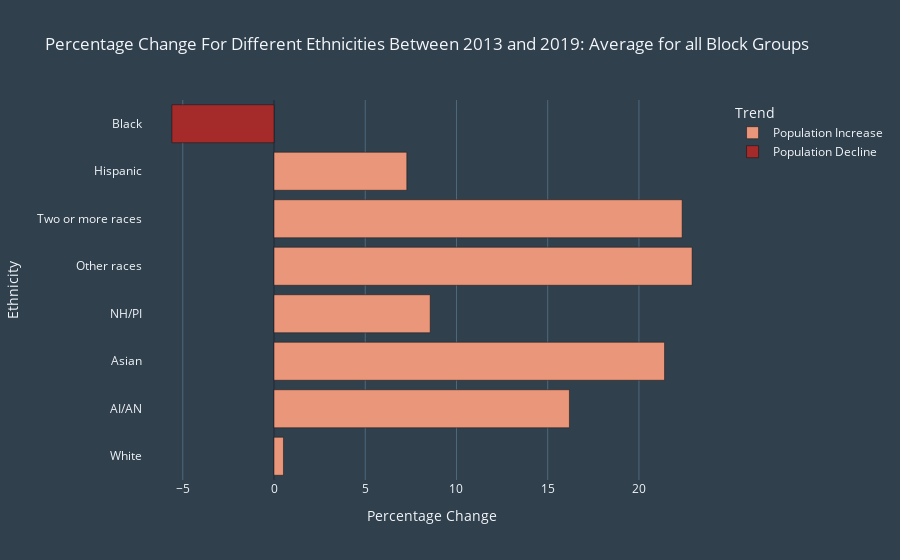

Notebook code for this chart:
### Markdown cell above
### Percentage change

### Code cell
blockabsolute["Trend"] = np.where(blockabsolute["Change"]<0, 'Population Decline','Population Increase')
fig = px.bar(blockabsolute, 
             y=blockabsolute['Ethnicity'], 
             x=blockabsolute['Change'],
             title="Percentage Change For Different Ethnicities Between 2013 and 2019: Average for all Block Groups",
             orientation='h',
             color=blockabsolute['Trend'],
             color_discrete_sequence=["#e9967a","#a52a2a"],
             labels={'Ethnicity':'Ethnicity',
                    'Change':'Percentage Change'}
            )
fig.layout.template = 'custom_dark'

fig.write_html('htmls/block_average_percentage.html')
fig.show()
# brown

### Figure 1 — Plotly figure (JSON) as saved in the notebook; plotly's stock layout.template omitted (floating-point values rounded to 4 significant figures)
{"data": [{"alignmentgroup": "True", "hovertemplate": "Trend=Population Increase<br>Percentage Change=%{x}<br>Ethnicity=%{y}<extra></extra>", "legendgroup": "Population Increase", "marker": {"color": "#e9967a", "pattern": {"shape": ""}}, "name": "Population Increase", "offsetgroup": "Population Increase", "orientation": "h", "showlegend": true, "textposition": "auto", "type": "bar", "x": [0.5182, 16.19, 21.4, 8.561, 22.91, 22.37, 7.278], "xaxis": "x", "y": ["White", "AI/AN", "Asian", "NH/PI", "Other races", "Two or more races", "Hispanic"], "yaxis": "y"}, {"alignmentgroup": "True", "hovertemplate": "Trend=Population Decline<br>Percentage Change=%{x}<br>Ethnicity=%{y}<extra></extra>", "legendgroup": "Population Decline", "marker": {"color": "#a52a2a", "pattern": {"shape": ""}}, "name": "Population Decline", "offsetgroup": "Population Decline", "orientation": "h", "showlegend": true, "textposition": "auto", "type": "bar", "x": [-5.596], "xaxis": "x", "y": ["Black"], "yaxis": "y"}], "layout": {"autosize": true, "barmode": "relative", "legend": {"title": {"text": "Trend"}, "tracegroupgap": 0}, "title": {"text": "Percentage Change For Different Ethnicities Between 2013 and 2019: Average for all Block Groups"}, "xaxis": {"anchor": "y", "autorange": true, "domain": [0, 1], "range": [-7.18, 24.5], "title": {"text": "Percentage Change"}, "type": "linear"}, "yaxis": {"anchor": "x", "autorange": true, "domain": [0, 1], "range": [-0.5, 7.5], "title": {"text": "Ethnicity"}, "type": "category"}}}
